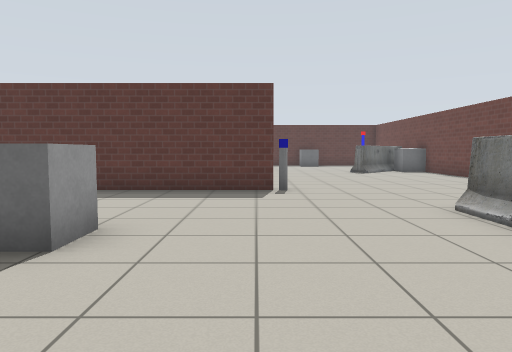
[1] (above)

14 first-person views from a walk through a robot-simulator world made for Gazebo. The camera is 0.94 m above the floor, tilts 4° down and sees 70° across. The lines on the ground mark 1 m squares. The floor is counted in squares, 1 m on a side. Each view is taken from the middle of a square. On the plan, view 1 faces up. The plan holds only what a view shows up to about 13 squares ahead; the rest is blank. Gazebo's built-in surfaces are drawn with simple patterns.

[2]
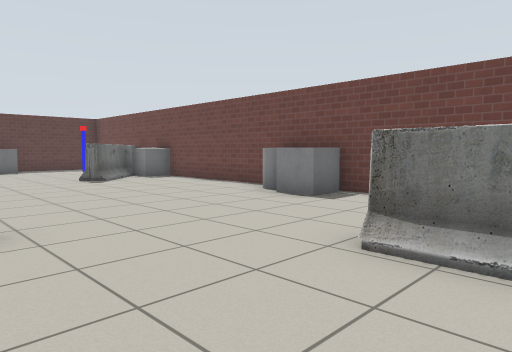

[3]
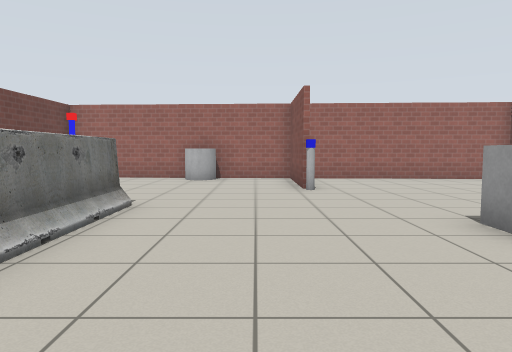

[4]
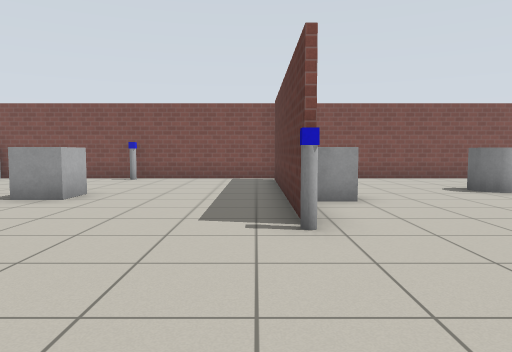

[5]
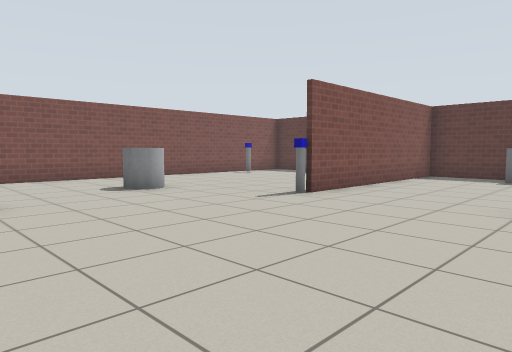

[6]
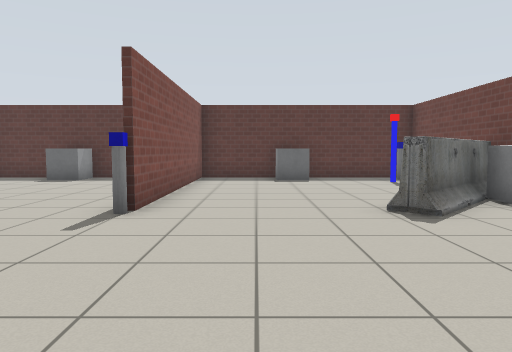

[7]
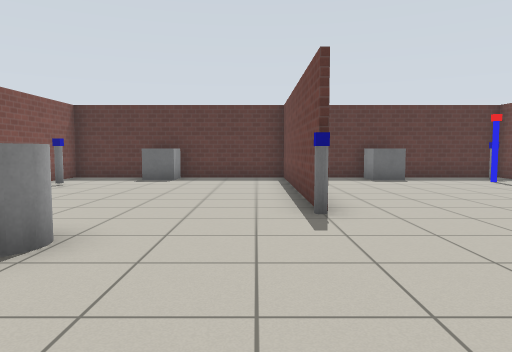

[8]
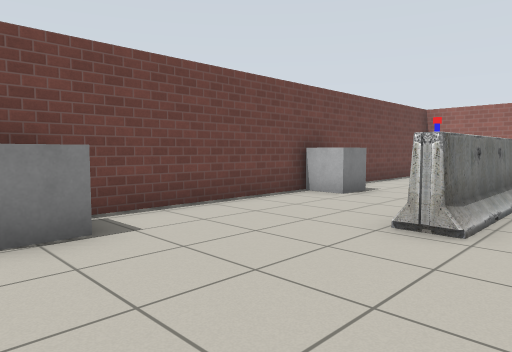

[9]
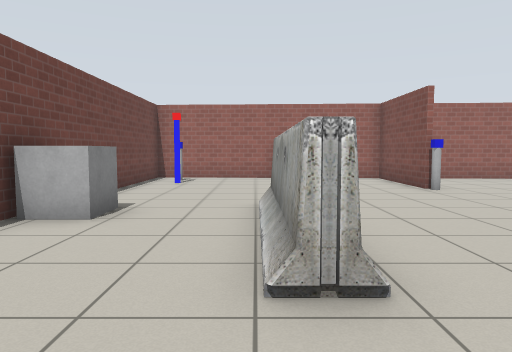

[10]
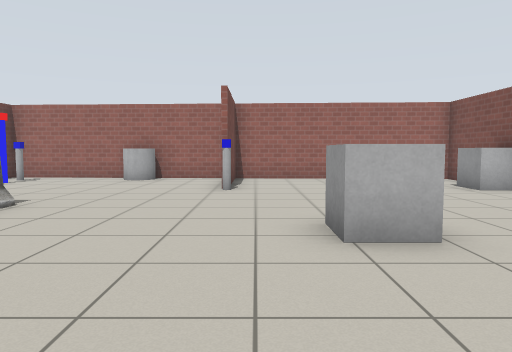

[11]
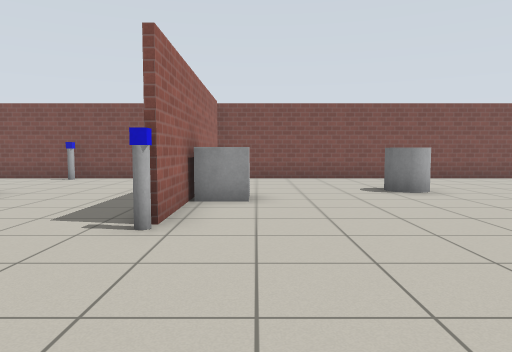

[12]
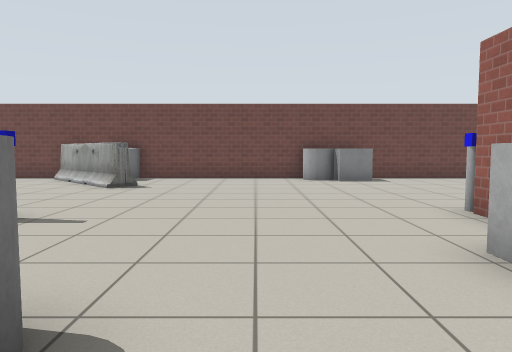

[13]
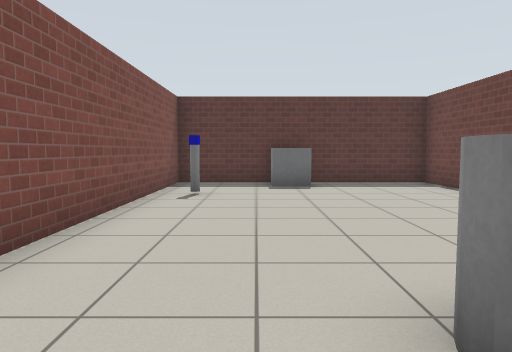

[14]
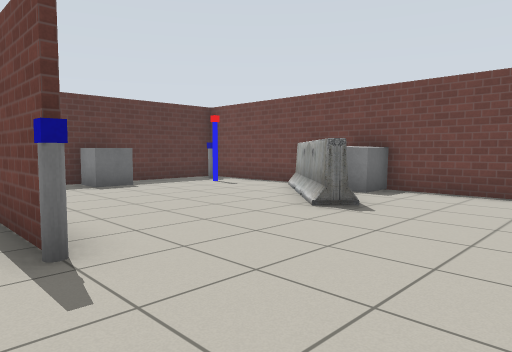

### Floor plan
Points are (right, up) in squares from view 1. A wall is a line through its corners. A room is listed if a view was taken in it or the views show most of it. See-through windows are left out.
Room 1 (views 1, 2, 3, 4, 5, 6, 7, 8, 9, 10, 11, 12, 13, 14)
walls: (0.5, 8.6) (-6.7, 8.6); (0, 15.6) (0, 22.7) (-7.3, 22.7) (-7.3, -4) (-0.3, -4.3) (-0.3, -1.4); (-6.9, 8.8) (0.5, 8.8); (7.4, 3.7) (7.4, 22.7) (0.1, 22.7) (0.1, 15.6); (-0.2, -1.4) (-0.2, -4.3) (7.4, -4.7) (7.4, 1.4)
objects: grey box (-7, -1); other object (-7, 4); other object (-6, 20); grey cylinder (-4, 13) to (-3, 14); grey box (-4, 22); grey box (-3, 4) to (-2, 4); grey box (-2, 9) to (-2, 10); other object (0, -1); other object (0, 15); other object (1, 9); grey cylinder (3, -4); barrier (3, 2) to (4, 6); grey box (3, 22); barrier (4, 15) to (5, 17); other object (6, -3); grey box (6, 9) to (7, 9); grey box (6, 16) to (7, 17); other object (6, 21); grey box (7, 2) to (7, 3); grey cylinder (7, 10); barrier (7, 18); other object (7, 22)

Where each view was taken, in squares from view 1:
view 1: 0 up, 0 right, facing up
view 2: 4 up, 0 right, facing up-right
view 3: 8 up, 1 right, facing down
view 4: 8 up, 5 right, facing left
view 5: 9 up, 5 right, facing up-left
view 6: 10 up, 2 right, facing up
view 7: 10 up, 1 left, facing up
view 8: 10 up, 2 right, facing down-right
view 9: 8 up, 4 right, facing down
view 10: 8 up, 1 left, facing down
view 11: 10 up, 5 right, facing left
view 12: 12 up, 5 left, facing right
view 13: 12 up, 5 left, facing up
view 14: 12 up, 1 left, facing up-right
